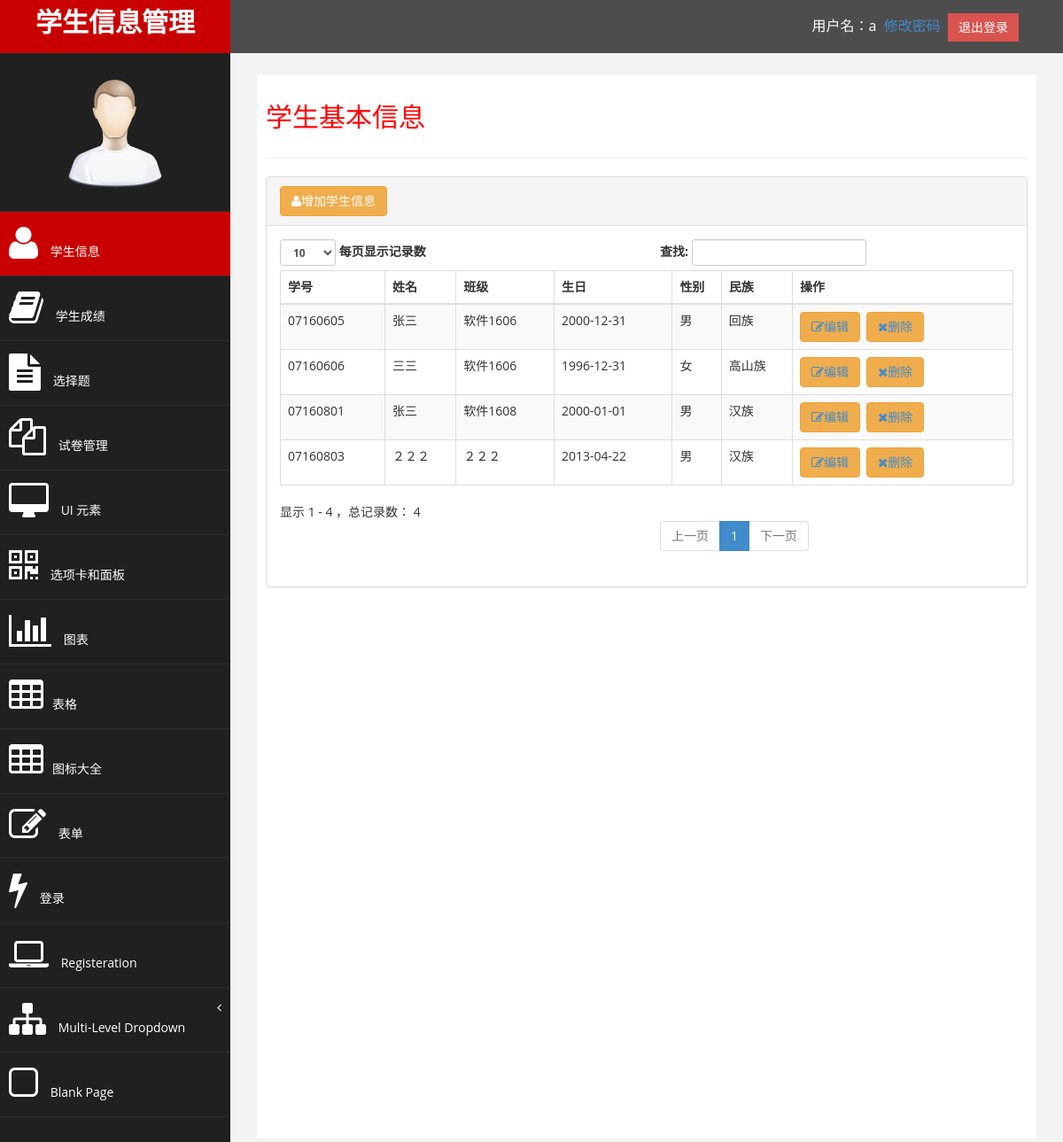
The app's page /index.php (signed in) with its own data.
### tables this page shows
CREATE TABLE IF NOT EXISTS `student` (
  `id` int(10) unsigned NOT NULL AUTO_INCREMENT,
  `studentId` varchar(8) NOT NULL,
  `name` varchar(20) NOT NULL,
  `className` varchar(20) NOT NULL,
  `birthday` date NOT NULL,
  `sex` char(1) NOT NULL DEFAULT '男',
  `nation` varchar(10) NOT NULL,
  PRIMARY KEY (`id`)
);

### index.php (the view, shortened to what this page needs)
<?php require_once 'base.php';?>
<?php
$query = "select * from student";
$result = @mysql_query($query);
?>
<div id="page-wrapper">
	<div id="page-inner">
		<div class="row">
			<div class="col-md-12">
				<h2>学生基本信息</h2>
			</div>
		</div>
		<hr />
		<div class="row">
			<div class="col-md-12">
				<div class="panel panel-default">
					<div class="panel-heading"><a href='insertstudent.php'><button class='btn btn-warning'><i
							class='fa fa-user fa-1x'></i>增加学生信息</button></a></div>
					<div class="panel-body">
						<div class="table-responsive">
							<table class="table table-striped table-bordered table-hover"
								id="dataTables-example">
								<thead>
									<tr>
										<th>学号</th>
										<th>姓名</th>
										<th>班级</th>
										<th>生日</th>
										<th>性别</th>
										<th>民族</th>
			  							<th>操作</th>
									</tr>
								</thead>
								<tbody>
                        		<?php
                        $line = 0;
                        while ($row = mysql_fetch_array($result)) {
                            $line ++;
                            $linecolor = $line % 2 == 0 ? 'odd gradeX' : 'even gradeC';
                            echo "<tr class='$linecolor'>";
                            echo "<td>" . $row['studentId'] . "</td>";
                            echo "<td>" . $row['name'] . "</td>";
                            echo "<td>" . $row['className'] . "</td>";
                            echo "<td>" . $row['birthday'] . "</td>";
                            echo "<td>" . $row['sex'] . "</td>";
                            echo "<td>" . $row['nation'] . "</td>";
                            echo "<td><a  href='edit.php?id=" . $row['id'] . "'>
								     <button class='btn btn-warning'>
						 <i class='fa fa-edit fa-1x'></i>编辑</a></button>&nbsp;&nbsp;<a href='delete.php?id=" . $row['id'] . "'><button class='btn btn-warning'><i
							class='fa 	fa-remove fa-1x'></i>删除</a></button></td>";
                            echo "</tr>";
                        }
                        ?>
								</tbody>
							</table>
						</div>
					</div>
				</div>
			</div>
		</div>
	</div>
</div>
</div>
</body>
</html>

### base.php (shortened to what this page needs)
<?php
$userName = $_SESSION ['userName'];
$url = $_SERVER['PHP_SELF'];
$start = strrpos($url,'/');
$end = strrpos($url,'.');
$menuName = substr($url,$start+1,$end-$start-1);
?>
<!DOCTYPE html>
<html xmlns="http://www.w3.org/1999/xhtml">
<head>
<link href="assets/css/bootstrap.css" rel="stylesheet" />
<link href="assets/css/font-awesome.css" rel="stylesheet" />
<link href="assets/js/morris/morris-0.4.3.min.css" rel="stylesheet" />
<link href="assets/css/custom.css" rel="stylesheet" />
    </head>
    <body>
    <div id="wrapper">
    <nav class="navbar navbar-default navbar-cls-top " role="navigation"
        style="margin-bottom: 0">
        <div class="navbar-header">
            <a class="navbar-brand" href="index.html">学生信息管理</a>
            </div>
            <div
            style="color: white; padding: 15px 50px 5px 50px; float: right; font-size: 16px;">
            用户名：<?=$userName?>&nbsp;&nbsp;<a href='newpassword.php'>修改密码</a>&nbsp;&nbsp;<a href="loginout.php"
					class="btn btn-danger square-btn-adjust">退出登录</a>
			</div>
		</nav>
		<nav class="navbar-default navbar-side" role="navigation">
			<div class="sidebar-collapse">
				<ul class="nav" id="main-menu">
					<li class="text-center"><img src="assets/img/find_user.png"
						class="user-image img-responsive" /></li>
					<li><a <?="index"==$menuName?"class='active-menu'":""?> href="index.php"><i
							class="fa fa-user fa-3x"></i> 学生信息</a></li>
					<li><a <?="dashboard"==$menuName?"class='active-menu'":""?> href="score.php"><i
							class="fa fa-book fa-3x"></i> 学生成绩</a></li>
					<li><a <?="score"==$menuName?"class='active-menu'":""?> href="question.php"><i
							class="fa fa-file-text fa-3x"></i> 选择题</a></li>
					<li><a <?="score"==$menuName?"class='active-menu'":""?> href="question.php"><i
							class="fa fa-files-o fa-3x"></i> 试卷管理
							</a></li>
					<li><a <?="ui"==$menuName?"class='active-menu'":""?> href="ui.php"><i class="fa fa-desktop fa-3x"></i> UI
							元素</a></li>
					<li><a <?="tab-panel"==$menuName?"class='active-menu'":""?> href="tab-panel.php"><i class="fa fa-qrcode fa-3x"></i>
							选项卡和面板</a></li>
					<li><a <?="chart"==$menuName?"class='active-menu'":""?> href="chart.php"><i class="fa fa-bar-chart-o fa-3x"></i>
							图表</a></li>
					<li><a <?="table"==$menuName?"class='active-menu'":""?> href="table.php"><i class="fa fa-table fa-3x"></i>表格</a></li>
					<li><a <?="icon"==$menuName?"class='active-menu'":""?> href="icon.php"><i class="fa fa-table fa-3x"></i>图标大全</a></li>
					<li><a <?="form"==$menuName?"class='active-menu'":""?> href="form.php"><i class="fa fa-edit fa-3x"></i> 表单 </a></li>
					<li><a <?="login"==$menuName?"class='active-menu'":""?> href="login.php"><i class="fa fa-bolt fa-3x"></i> 登录</a></li>
					<li><a <?="registeration"==$menuName?"class='active-menu'":""?> href="registeration.php"><i class="fa fa-laptop fa-3x"></i>
							Registeration</a></li>
					<li><a <?="#"==$menuName?"class='active-menu'":""?> href="#"><i class="fa fa-sitemap fa-3x"></i> Multi-Level Dropdown<span class="fa arrow"></span></a>
						</li>
					<li><a <?="blank"==$menuName?"class='active-menu'":""?> href="blank.php"><i class="fa fa-square-o fa-3x"></i> Blank
							Page</a></li>
				</ul>
			</div>
		</nav>

### assets/css/custom.css (style rules this page uses)
body { font-family: 'Open Sans', sans-serif; }
#wrapper { width: 100%; background:#202020; }
#page-wrapper { padding: 15px 15px; min-height: 600px; background:#F3F3F3; }
#page-inner { width:100%; margin:10px 20px 10px 0px; background-color:#fff!important; padding:10px; min-height:1200px; }
.text-center { text-align:center; }
h2 { color: #f00; }
.square-btn-adjust { border: 0px solid transparent; -webkit-border-radius: 0px; -moz-border-radius: 0px; border-radius: 0px; }
.user-image { margin: 25px auto; -webkit-border-radius: 10px; -moz-border-radius: 10px; border-radius: 10px; max-height:170px; max-width:170px; }
.navbar-cls-top .navbar-brand { color: #fff; background: #C90000; width: 260px; text-align: center; height: 60px; font-size: 30px; font-weight: 700; }
.active-menu { background-color:#C90000!important; }
.arrow { float: right; }
.fa.arrow:before { content: "\f104"; }
.sidebar-collapse , .sidebar-collapse .nav { background:none; }
.sidebar-collapse .nav { padding:0; }
.sidebar-collapse .nav > li > a { color:#fff; background:#202020; text-shadow:none; }
.sidebar-collapse > .nav > li > a { padding:15px 10px; }
.sidebar-collapse > .nav > li { border-bottom: 1px solid rgba(107, 108, 109, 0.19); }
.navbar-side { border:none; background-color: #202020; }
.navbar-cls-top { background:#4D4D4D; border-bottom:none; }
.navbar-default { border:0px solid black; }
.navbar-header { background: #A70303; }
.nav > li > a > i { margin-right:10px; }
@media (min-width:768px) { #page-wrapper { margin: 0 0 0 260px; padding: 15px 30px; min-height: 1200px; } }
@media (min-width:768px) { .navbar-side { z-index: 1; position: absolute; width: 260px; } }
@media (min-width:768px) { .navbar { border-radius: 0px; } }

### records on screen
student: studentId "07160801", name "张三", className "软件1608", birthday "2000-01-01", sex "男", nation "汉族"
student: studentId "07160803", name "２２２", className "２２２", birthday "2013-04-22", sex "男", nation "汉族"
student: studentId "07160605", name "张三", className "软件1606", birthday "2000-12-31", sex "男", nation "回族"
student: studentId "07160606", name "三三", className "软件1606", birthday "1996-12-31", sex "女", nation "高山族"

### other values on screen
$userName "a"
